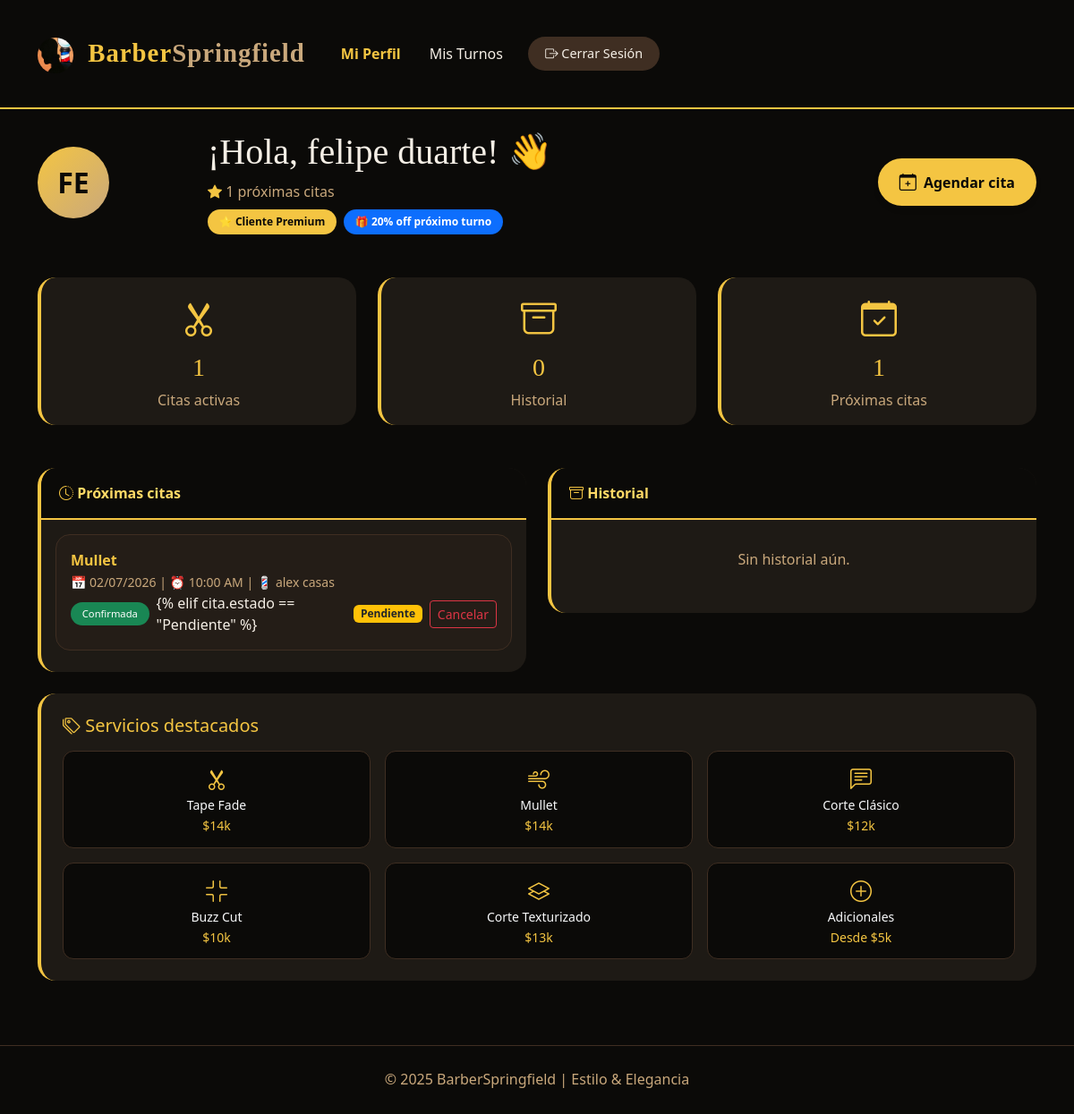
/cliente/ (signed in), run on the app's committed database.
### clientes/models.py (models this page shows, shortened)
class Cliente(models.Model):
    user = models.OneToOneField(User, on_delete=models.CASCADE, related_name='cliente')
    nombre = models.CharField(max_length=200)
    cedula = models.CharField(max_length=20, unique=True, blank=True, null=True)
    telefono = models.CharField(max_length=20, blank=True, null=True)
    email = models.EmailField()
    fecha_registro = models.DateTimeField(auto_now_add=True)
    activo = models.BooleanField(default=True)
    class Meta:
        verbose_name = 'Cliente'
        verbose_name_plural = 'Clientes'
        ordering = ['nombre']

### citas/models.py (models this page shows, shortened)
class Cita(models.Model):
    ESTADOS = [
        ("Pendiente", "Pendiente"),
        ("Confirmada", "Confirmada"),
        ("Cancelada", "Cancelada"),
        ("Finalizada", "Finalizada"),
    ]
    cliente = models.ForeignKey(
        Cliente,
        on_delete=models.CASCADE,
        related_name="citas"
    )
    servicio = models.ForeignKey(
        Servicio,
        on_delete=models.CASCADE
    )
    barbero = models.ForeignKey(
        Barbero,
        on_delete=models.SET_NULL,
        null=True,
        blank=True,
        related_name="citas"
    )
    adicionales = models.CharField(
        max_length=200,
        blank=True,
        default=""
    )
    productos = models.CharField(
        max_length=200,
        blank=True,
        default=""
    )
    fecha = models.DateField()
    hora = models.CharField(
        max_length=20
    )
    estado = models.CharField(
        max_length=20,
        choices=ESTADOS,
        default="Pendiente"
    )
    class Meta:
        ordering = ["fecha", "hora"]
        constraints = [
            models.UniqueConstraint(
                fields=["barbero", "fecha", "hora"],
                name="cita_unica_por_barbero"
            )
        ]

class Servicio(models.Model):
    nombre = models.CharField(max_length=100)
    descripcion = models.TextField()
    precio = models.PositiveIntegerField()
    duracion = models.PositiveIntegerField(help_text="Duración en minutos")
    def __str__(self):
        return self.nombre

### barberos/models.py (models this page shows)
class Barbero(models.Model):
    nombre = models.CharField(max_length=200)
    cedula = models.CharField(max_length=20, unique=True)
    especialidad = models.CharField(max_length=100)
    telefono = models.CharField(max_length=20)
    email = models.EmailField()
    fecha_registro = models.DateTimeField(auto_now_add=True)
    activo = models.BooleanField(default=True)
    def __str__(self):
        return self.nombre
    class Meta:
        verbose_name = 'Barbero'
        verbose_name_plural = 'Barberos'
        ordering = ['nombre']

### clientes/views.py (the view)
# urls.py: path('cliente/', views.panel_cliente, name='panel_cliente'),
@login_required(login_url='login')
def panel_cliente(request):
    cliente, creado = Cliente.objects.get_or_create(
        user=request.user,
        defaults={
            "nombre": f"{request.user.first_name} {request.user.last_name}".strip() or request.user.username,
            "email": request.user.email,
            "telefono": "",
            "cedula": None,
        }
    )
    proximos = Cita.objects.filter(
        cliente=cliente
    ).exclude(
        estado="Cancelada"
    )
    historial = Cita.objects.filter(
        cliente=cliente,
        estado="Cancelada"
    )
    barberos = Barbero.objects.filter(activo=True)
    servicios = Servicio.objects.all()
    productos = Producto.objects.all()
    return render(
        request,
        "dashboard_cliente.html",
        {
            "nombre": cliente.nombre,
            "proximos": proximos,
            "historial": historial,
            "barberos": barberos,
            "servicios": servicios,
            "productos": productos,
        }
    )

### clientes/templates/dashboard_cliente.html (shortened to what this page needs)
{% load static %}
<!DOCTYPE html>
<html lang="es">
<head>
    {% load static %}
    <link href="https://cdn.jsdelivr.net/npm/bootstrap@5.3.0-alpha1/dist/css/bootstrap.min.css" rel="stylesheet">
    <link rel="stylesheet" href="https://cdn.jsdelivr.net/npm/bootstrap-icons@1.11.3/font/bootstrap-icons.min.css">
    <link rel="stylesheet" href="{% static 'styles.css' %}">
</head>
<body>
    <nav class="navbar navbar-expand-lg sticky-top">
        <div class="container">
            <a class="navbar-brand" href="/">
                <img src="{% static 'logo.jpeg' %}" alt="Logo"
                    style="height:40px; width:40px; object-fit:cover; border-radius:50%; margin-right:8px;">
                Barber<span>Springfield</span>
            </a>
            <div class="container py-4" id="perfil">
                <ul class="navbar-nav ms-auto align-items-center gap-2">
                    <li class="nav-item"><a class="nav-link active" href="#perfil">Mi Perfil</a></li>
                    <li class="nav-item"><a class="nav-link" href="#turnos">Mis Turnos</a></li>
                    <li class="nav-item">
                        <button class="btn-logout ms-2" data-bs-toggle="modal" data-bs-target="#modalCerrarSesion">
                            <i class="bi bi-box-arrow-right"></i> Cerrar Sesión
                        </button>
                    </li>
                </ul>
            </div>
        </div>
    </nav>
    <div class="container py-4">
        <div class="row align-items-center mb-5">
            <div class="col-md-2 text-center text-md-start">
                <div class="avatar-circle">
                    {{ nombre|slice:":2"|upper }}
                </div>
            </div>
            <div class="col-md-7 text-center text-md-start mt-3 mt-md-0">
                <h1 class="display-6">¡Hola, {{ nombre }}! 👋</h1>
                <p class="text-light-brown mb-2">
                    <i class="bi bi-star-fill text-yellow"></i> {{ proximos|length }} próximas citas
                </p>
                <div class="d-flex gap-2 justify-content-center justify-content-md-start flex-wrap">
                    <span class="badge-cliente-premium">⭐ Cliente Premium</span>
                    <span class="badge-cliente-oferta">🎁 20% off próximo turno</span>
                </div>
            </div>
            <div class="col-md-3 text-center text-md-end mt-3 mt-md-0">
                <button class="btn btn-primary-custom" id="btnAgendar">
                    <i class="bi bi-calendar-plus"></i> Agendar cita
                </button>
            </div>
        </div>
        <div class="row g-4 mb-5">
            <div class="col-6 col-md-4">
                <div class="stat-card text-center p-3">
                    <i class="bi bi-scissors fs-1"></i>
                    <h3 class="mt-2 text-yellow">{{ proximos|length }}</h3>
                    <p class="text-light-brown mb-0">Citas activas</p>
                </div>
            </div>
            <div class="col-6 col-md-4">
                <div class="stat-card text-center p-3">
                    <i class="bi bi-archive fs-1"></i>
                    <h3 class="mt-2 text-yellow">{{ historial|length }}</h3>
                    <p class="text-light-brown mb-0">Historial</p>
                </div>
            </div>
            <div class="col-6 col-md-4">
                <div class="stat-card text-center p-3">
                    <i class="bi bi-calendar-check fs-1"></i>
                    <h3 class="mt-2 text-yellow" id="contadorTurnos">{{ proximos|length }}</h3>
                    <p class="text-light-brown mb-0">Próximas citas</p>
                </div>
            </div>
        </div>
        <div class="row g-4" id="turnos">
            <div class="col-md-6">
                <div class="stat-card p-0 overflow-hidden">
                    <div class="card-header-custom">
                        <i class="bi bi-clock-history"></i> Próximas citas
                    </div>
                    <div class="p-3">
                        {% for cita in proximos %}
                        <div class="turno-card p-3 mb-2">
                            <div class="d-flex justify-content-between align-items-start flex-wrap">
                                <div>
                                    <strong class="text-yellow">{{ cita.servicio }}</strong><br>
                                    <small class="text-light-brown">
                                        📅 {{ cita.fecha|date:"d/m/Y" }} | ⏰ {{ cita.hora }} | 💈 {{ cita.barbero }}
                                    </small>
                                </div>
                                <div class="mt-2 mt-sm-0 d-flex align-items-center gap-2">
                                    {% if cita.estado == "Confirmada" %}
                                    <span class="badge-confirmado">Confirmada</span> {% elif cita.estado == "Pendiente"
                                    %}
                                    <span class="badge bg-warning text-dark">Pendiente</span> {% endif %}
                                    <a href="{% url 'cancelar_cita_cliente' cita.id %}"
                                        class="btn btn-sm btn-outline-danger"
                                        onclick="return confirm('¿Cancelar este turno?')">
                                        Cancelar
                                    </a>
                                </div>
                            </div>
                        </div>
                        {% empty %}
                        <p class="text-light-brown text-center py-3">No tienes turnos próximos.</p>
                        {% endfor %}
                    </div>
                </div>
            </div>
            <div class="col-md-6">
                <div class="stat-card p-0 overflow-hidden">
                    <div class="card-header-custom">
                        <i class="bi bi-archive"></i> Historial
                    </div>
                    <div class="p-3">
                        {% for cita in historial %}
                        <div class="turno-card p-2 mb-2">
                            <div class="d-flex justify-content-between align-items-center flex-wrap">
                                <div>
                                    <strong>{{ cita.servicio }}</strong><br>
                                    <small class="text-light-brown">{{ cita.fecha }} - {{ cita.hora }}</small>
                                </div>
                                <span class="badge-completado">✖ Cancelada</span>
                            </div>
                        </div>
                        {% empty %}
                        <p class="text-light-brown text-center py-3">Sin historial aún.</p>
                        {% endfor %}
                    </div>
                </div>
            </div>
        </div>
        <div class="stat-card p-4 mt-4">
            <h5 class="text-yellow mb-3"><i class="bi bi-tags"></i> Servicios destacados</h5>
            <div class="row g-3">
                <div class="col-6 col-md-4">
                    <div class="servicio-rapido text-center">
                        <i class="bi bi-scissors"></i>
                        <small class="d-block text-light">Tape Fade</small>
                        <small class="text-yellow">$14k</small>
                    </div>
                </div>
                <div class="col-6 col-md-4">
                    <div class="servicio-rapido text-center">
                        <i class="bi bi-wind"></i>
                        <small class="d-block text-light">Mullet</small>
                        <small class="text-yellow">$14k</small>
                    </div>
                </div>
                <div class="col-6 col-md-4">
                    <div class="servicio-rapido text-center">
                        <i class="bi bi-chat-left-text"></i>
                        <small class="d-block text-light">Corte Clásico</small>
                        <small class="text-yellow">$12k</small>
                    </div>
                </div>
                <div class="col-6 col-md-4">
                    <div class="servicio-rapido text-center">
                        <i class="bi bi-fullscreen-exit"></i>
                        <small class="d-block text-light">Buzz Cut</small>
                        <small class="text-yellow">$10k</small>
                    </div>
                </div>
                <div class="col-6 col-md-4">
                    <div class="servicio-rapido text-center">
                        <i class="bi bi-layers"></i>
                        <small class="d-block text-light">Corte Texturizado</small>
                        <small class="text-yellow">$13k</small>
                    </div>
                </div>
                <div class="col-6 col-md-4">
                    <div class="servicio-rapido text-center">
                        <i class="bi bi-plus-circle"></i>
                        <small class="d-block text-light">Adicionales</small>
                        <small class="text-yellow">Desde $5k</small>
                    </div>
                </div>
            </div>
        </div>
    </div>
    <footer class="footer mt-5 py-4">
        <div class="container text-center">
            <p class="text-light-brown mb-0">© 2025 BarberSpringfield | Estilo & Elegancia</p>
        </div>
    </footer>
</body>
</html>

### data on the page
Cliente: nombre "FE", nombre "felipe duarte"
Cita: servicio "Mullet", fecha "02/07/2026", hora "10:00 AM", barbero "alex casas", estado "Confirmada"

### other printed values
{{ proximos|length }} "1"
{{ historial|length }} "0"
